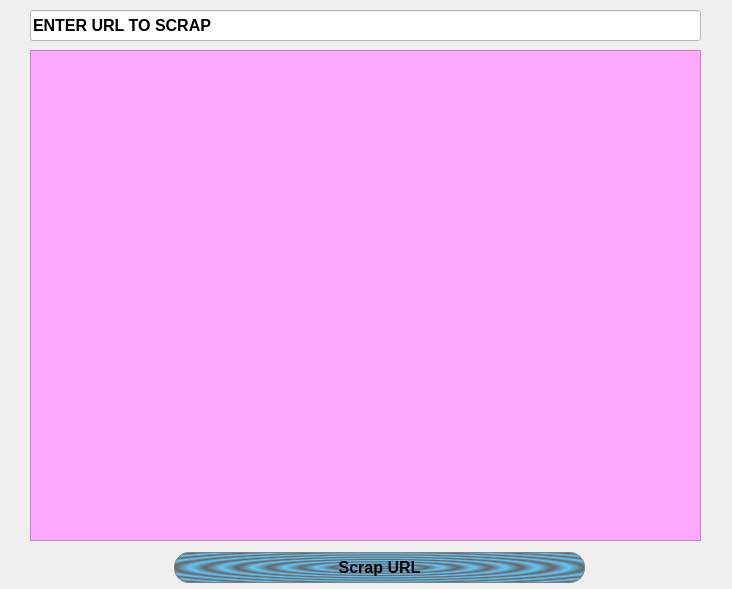
<?xml version="1.0" encoding="UTF-8"?>
<ui version="4.0">
 <class>Form</class>
 <widget class="QWidget" name="Form">
  <property name="geometry">
   <rect>
    <x>0</x>
    <y>0</y>
    <width>732</width>
    <height>589</height>
   </rect>
  </property>
  <property name="windowTitle">
   <string>Form</string>
  </property>
  <widget class="QTextBrowser" name="textBrowser">
   <property name="geometry">
    <rect>
     <x>30</x>
     <y>50</y>
     <width>671</width>
     <height>491</height>
    </rect>
   </property>
   <property name="styleSheet">
    <string notr="true">QTextBrowser{

background:rgb(255, 170, 255)

}</string>
   </property>
  </widget>
  <widget class="QPushButton" name="pushButton">
   <property name="geometry">
    <rect>
     <x>174</x>
     <y>552</y>
     <width>411</width>
     <height>31</height>
    </rect>
   </property>
   <property name="font">
    <font>
     <pointsize>12</pointsize>
     <weight>75</weight>
     <bold>true</bold>
    </font>
   </property>
   <property name="styleSheet">
    <string notr="true">QPushButton{

border: 1px solid gray;
border-radius : 15px;
background:qradialgradient(spread:repeat, cx:0.5, cy:0.5, radius:0.077, fx:0.5, fy:0.5, stop:0 rgba(0, 169, 255, 147), stop:0.497326 rgba(0, 0, 0, 147), stop:1 rgba(0, 169, 255, 147))

}

QPushButton:hover{
color:white;
background-color:black;
border-radius:15px;
border-width:0px
}</string>
   </property>
   <property name="text">
    <string>Scrap URL</string>
   </property>
  </widget>
  <widget class="QLineEdit" name="lineEdit">
   <property name="geometry">
    <rect>
     <x>30</x>
     <y>10</y>
     <width>671</width>
     <height>31</height>
    </rect>
   </property>
   <property name="font">
    <font>
     <pointsize>12</pointsize>
     <weight>75</weight>
     <bold>true</bold>
    </font>
   </property>
   <property name="styleSheet">
    <string notr="true">QLineEdit{

background: rgb(255, 255, 255);



}</string>
   </property>
   <property name="text">
    <string>ENTER URL TO SCRAP</string>
   </property>
  </widget>
 </widget>
 <resources/>
 <connections/>
</ui>
